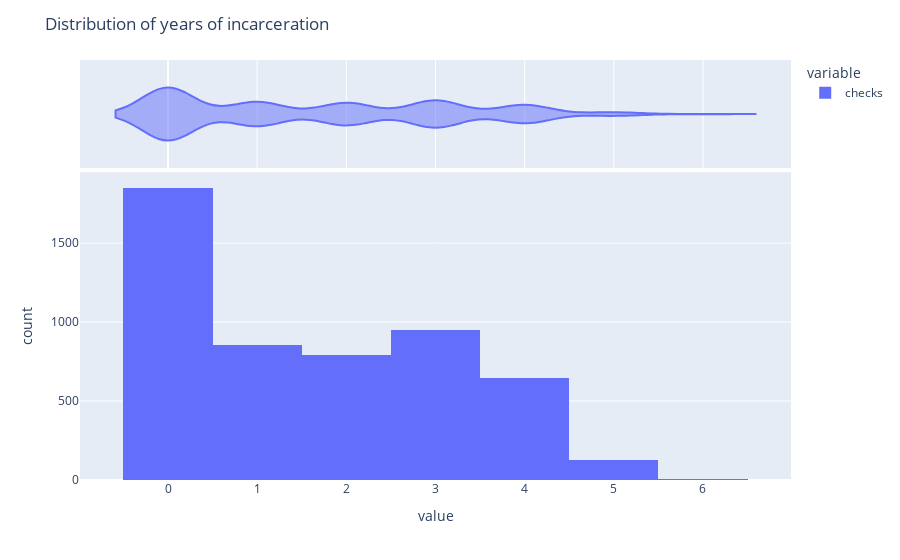

Notebook source saved alongside this figure:
### Code cell
fig = px.histogram(df['checks'], marginal='violin')

fig.update_layout(title='Distribution of years of incarceration')

fig.show()

### Figure 1 — Plotly figure (JSON) as saved in the notebook; plotly's stock layout.template omitted (floating-point values rounded to 4 significant figures; data arrays with more than 128 entries replaced by an {"elided": "..."} marker saying what was removed)
{"data": [{"alignmentgroup": "True", "bingroup": "x", "hovertemplate": "variable=checks<br>value=%{x}<br>count=%{y}<extra></extra>", "legendgroup": "checks", "marker": {"color": "#636efa", "pattern": {"shape": ""}}, "name": "checks", "offsetgroup": "checks", "orientation": "v", "showlegend": true, "type": "histogram", "x": {"elided": "5226 int values"}, "xaxis": "x", "yaxis": "y"}, {"alignmentgroup": "True", "hovertemplate": "variable=checks<br>value=%{x}<extra></extra>", "legendgroup": "checks", "marker": {"color": "#636efa"}, "name": "checks", "offsetgroup": "checks", "scalegroup": "x", "showlegend": false, "type": "violin", "x": {"elided": "5226 int values"}, "xaxis": "x2", "yaxis": "y2"}], "layout": {"barmode": "relative", "legend": {"title": {"text": "variable"}, "tracegroupgap": 0}, "margin": {"t": 60}, "title": {"text": "Distribution of years of incarceration"}, "xaxis": {"anchor": "y", "domain": [0, 1], "title": {"text": "value"}}, "xaxis2": {"anchor": "y2", "domain": [0, 1], "matches": "x", "showgrid": true, "showticklabels": false}, "yaxis": {"anchor": "x", "domain": [0, 0.7326], "title": {"text": "count"}}, "yaxis2": {"anchor": "x2", "domain": [0.7426, 1], "matches": "y2", "showgrid": false, "showline": false, "showticklabels": false, "ticks": ""}}}
